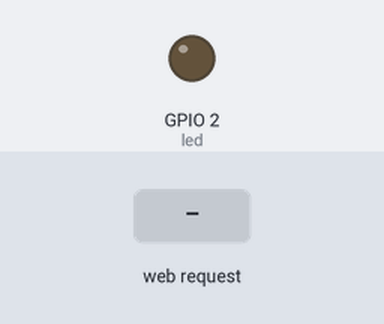
Simulated run of this sketch. Board: ESP32. Parts: output pins drawn as LEDs (lit = HIGH). The test bench sets the inputs (shaded band). WiFi joins after 1.5 s; servers stay silent unless stated; what the sketch prints to the serial monitor is not drawn.

Above: at 2.7 s.
2.8 s: HTTP request GET /pin?light=on received
At 3.2 s:
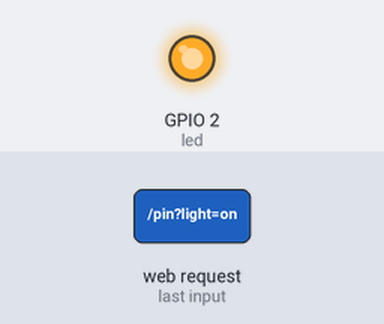
4.3 s: HTTP request GET / received
At 5.5 s:
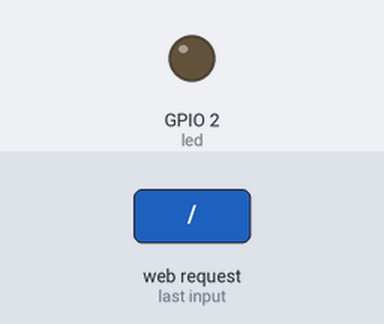
Timing chart, 0 to 7.3 s (numbered marks = the images above; inputs shaded):
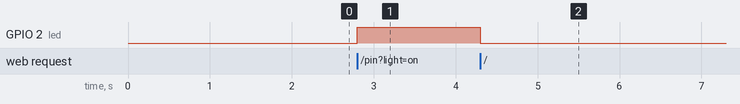

Measured:
- after the input at 2.8 s, GPIO 2 (led): LOW → HIGH at once
- after the input at 4.3 s, GPIO 2 (led): HIGH → LOW at once

The sketch:

HelloServer32.ino
```cpp
#include <WiFi.h>
#include <WiFiClient.h>
#include <WebServer.h>
#include <ESPmDNS.h>
#include <HTTPClient.h>

HTTPClient http;

const char* ssid = "E05B";
const char* password = "peter2000714";

WebServer server(80);

const int led = 2;

String HTML = "<!DOCTYPE html><html> <head>    <meta charset=\"utf-8\">    <title>interface</title>  </head> <body>    <a href=\"./pin?light=on\"><input type=\"button\" value=\"TurnOn\"></a>   <a href=\"./pin?light=off\"><input type=\"button\" value=\"TurnOff\"></a>   <a href=\"./pin?light=click\"><input type=\"button\" value=\"Click\"></a> </body></html>";
//./pin?light=on  ./pin?light=off
void pin() {
  if (server.arg("light") == "on") {
    digitalWrite(led, HIGH);
    server.send(200, "text/html", HTML);
    Serial.println("On");
  } else if (server.arg("light") == "off") {
    digitalWrite(led, LOW);
    server.send(200, "text/html", HTML);
    Serial.println("Off");
  } else if (server.arg("light") == "click") {
    digitalWrite(led, HIGH);
    digitalWrite(2, HIGH);
    delay(100);
    digitalWrite(led, LOW);
    digitalWrite(2, LOW);
    server.send(200, "text/html", HTML);
    Serial.println("Click");
  }
}

void send_data() {
  String pageData="";
  http.begin("http://51.142.192.34:8080/U2172822/superadmin/listrecord");
  int httpCode = http.GET();
  if (httpCode == HTTP_CODE_OK) {
    pageData = http.getString();
  }
  Serial.println(pageData);
}

void handleRoot() {
  digitalWrite(led, 1);
  server.send(200, "text/html", HTML);
  digitalWrite(led, 0);
}

void handleNotFound() {
  String message = "File Not Found\n\n";
  server.send(404, "text/plain", message);
}

void setup(void) {
  digitalWrite(led, LOW);
  pinMode(led, OUTPUT);
  digitalWrite(led, 0);
  Serial.begin(115200);
  WiFi.mode(WIFI_STA);
  WiFi.begin(ssid, password);
  Serial.println("");

  // Wait for connection
  while (WiFi.status() != WL_CONNECTED) {
    delay(500);
    Serial.print(".");
  }
  Serial.println("");
  Serial.print("Connected to ");
  Serial.println(ssid);
  Serial.print("IP address: ");
  Serial.println(WiFi.localIP());

  if (MDNS.begin("esp8266")) {
    Serial.println("MDNS responder started");
  }

  server.on("/", handleRoot);
  server.on("/pin", HTTP_GET, pin);
  server.onNotFound(handleNotFound);
  server.begin();
  Serial.println("HTTP server started");

}
void loop(void) {
  server.handleClient();
}
```
